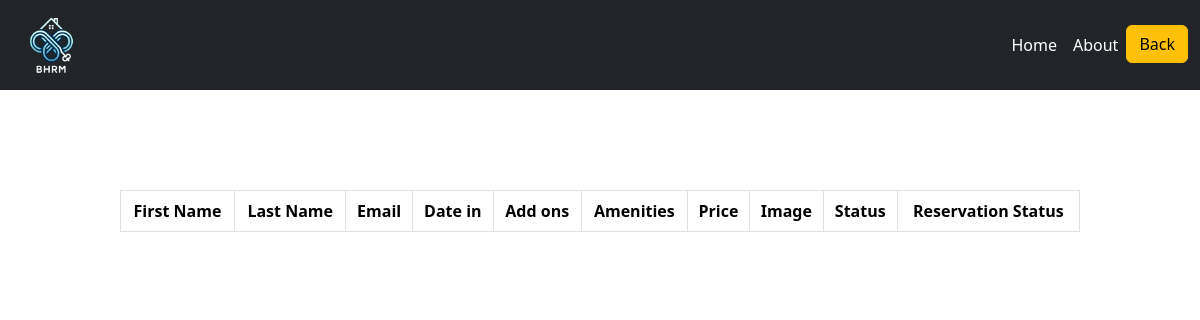
/reservation.php (signed in), run on an earlier commit of the app's database.
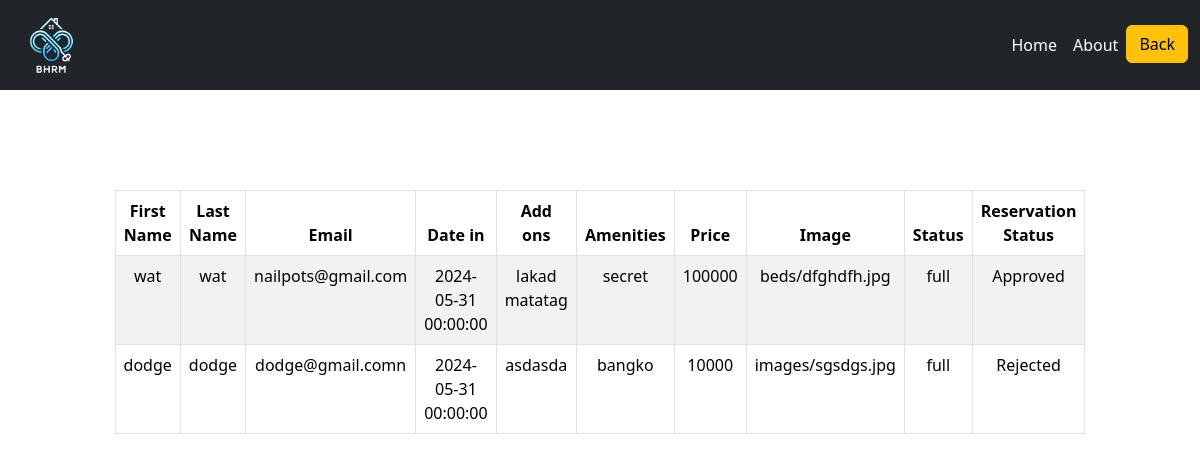
And on a later commit of the database.
### tables this page shows
CREATE TABLE `reservation` (
  `id` int(255) NOT NULL,
  `fname` varchar(255) NOT NULL,
  `lname` varchar(255) NOT NULL,
  `email` varchar(255) NOT NULL,
  `date_in` datetime NOT NULL,
  `addons` varchar(255) NOT NULL,
  `room-no` int(255) NOT NULL,
  `amenities` varchar(255) NOT NULL,
  `price` int(255) NOT NULL,
  `image` varchar(255) NOT NULL,
  `status` varchar(255) NOT NULL,
  `res_stat` varchar(255) NOT NULL
);

### reservation.php (the view, shortened to what this page needs)
<?php require 'php/connection.php';
?>
<!DOCTYPE html>
<html lang="en">
<head>
    <link rel="stylesheet" href="https://cdn.jsdelivr.net/npm/bootstrap@5.3.2/dist/css/bootstrap.min.css">
</head>
<body>
<nav class="navbar navbar-expand-lg navbar-dark bg-dark py-0">
    <div class="container-fluid">
        <a class="navbar-brand" href="#">
            <img src="images/logo.png" width="80" height="80" alt="">
        </a>
        <div class="collapse navbar-collapse" id="navbarNav">
            <ul class="navbar-nav ms-auto">
                <li class="nav-item">
                    <a class="nav-link" href="#">Home</a>
                </li>
                <li class="nav-item">
                    <a class="nav-link" href="#">About</a>
                </li>
                <li class="nav-item">
                    <a class="btn btn-warning" href="boardinghouse.php">Back</a>
                </li>
            </ul>
        </div>
    </div>
</nav>
    <section>
        <div class="content">
            <table class="table table-bordered table-striped text-center">
                <thead>
                    <tr>
                        <th>First Name</th>
                        <th>Last Name</th>
                        <th>Email</th>
                        <th>Date in</th>
                        <th>Add ons</th>
                        <th>Amenities</th>
                        <th>Price</th>
                        <th>Image</th>
                        <th>Status</th>
                        <th>Reservation Status</th>
                    </tr>
                </thead>
                <tbody>
                    <?php
                    if (!empty($_SESSION) || $_SESSION['role'] == 'landlord') {
                        $query = "select * from reservation";
                        $result = mysqli_query($conn, $query);
                        while ($fetch = mysqli_fetch_assoc($result)) {
                    ?>
                            <tr>
                                <td><?php echo $fetch['fname'] ?></td>
                                <td><?php echo $fetch['lname'] ?></td>
                                <td><?php echo $fetch['email'] ?></td>
                                <td><?php echo $fetch['date_in'] ?></td>
                                <td><?php echo $fetch['addons'] ?></td>
                                <td><?php echo $fetch['amenities'] ?></td>
                                <td><?php echo $fetch['price'] ?></td>
                                <td><?php echo $fetch['image'] ?></td>
                                <td><?php echo $fetch['status'] ?></td>
                                <td><?php echo $fetch['res_stat'] ?></td>
                            </tr>
                    <?php
                        }
                    }
                    ?>
                </tbody>
            </table>
        </div>
    </section>
</body>
</html>

### reservation.php (style rules this page uses)
.navbar { background-color: #a9a9a9; border-spacing: 10%; }
.navbar-brand img { width: 80px; height: 80px; }
.nav-link { color: #fff !important; }
.content { padding-top: 100px; display: flex; justify-content: center; }
.content { padding-top: 100px; padding-left: 10%; padding-right: 10%; display: flex; justify-content: center; }

What changed in the data, as far as the page shows it:
added reservation: fname "wat", lname "wat", email "nailpots@gmail.com", date_in "2024-05-31 00:00:00", addons "lakad matatag", amenities "secret", price "100000", image "beds/dfghdfh.jpg", status "full", res_stat "Approved"
added reservation: fname "dodge", lname "dodge", email "dodge@gmail.comn", date_in "2024-05-31 00:00:00", addons "asdasda", amenities "bangko", price "10000", image "images/sgsdgs.jpg", status "full", res_stat "Rejected"
